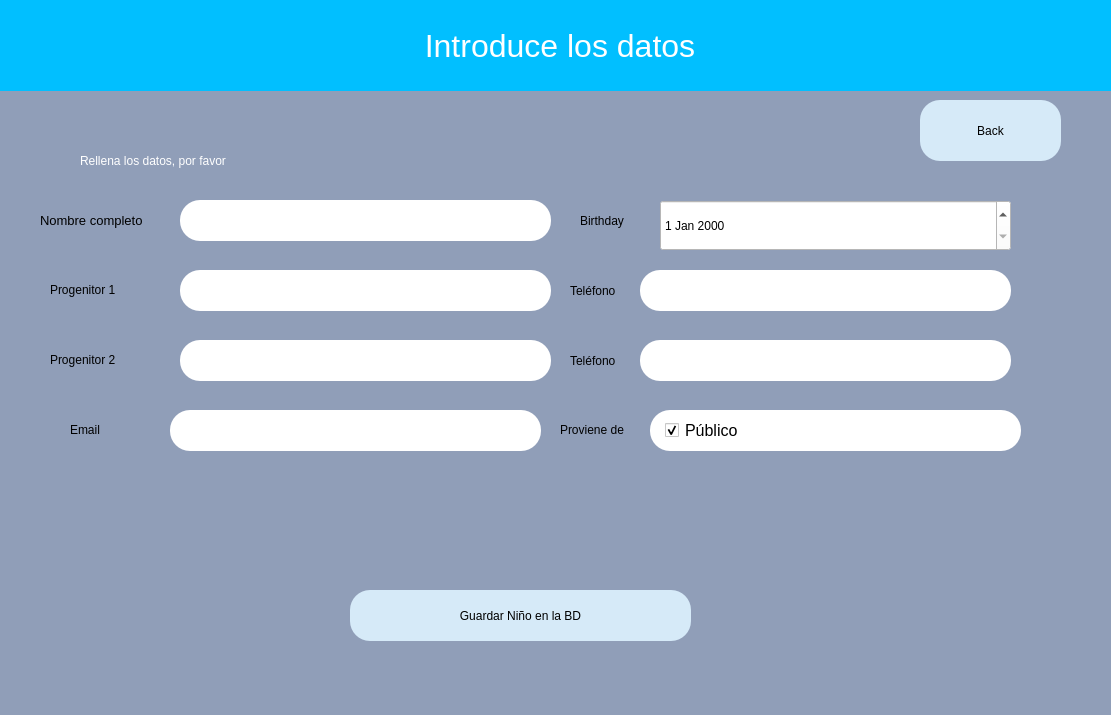
<?xml version="1.0" encoding="UTF-8"?>
<ui version="4.0">
 <class>Dialog</class>
 <widget class="QDialog" name="Dialog">
  <property name="geometry">
   <rect>
    <x>0</x>
    <y>0</y>
    <width>1111</width>
    <height>715</height>
   </rect>
  </property>
  <property name="windowTitle">
   <string>Dialog</string>
  </property>
  <widget class="QWidget" name="bgwidget" native="true">
   <property name="geometry">
    <rect>
     <x>0</x>
     <y>0</y>
     <width>1120</width>
     <height>715</height>
    </rect>
   </property>
   <property name="styleSheet">
    <string notr="true">background-color:rgb(144, 158, 184);</string>
   </property>
   <widget class="QLabel" name="label_2">
    <property name="geometry">
     <rect>
      <x>80</x>
      <y>140</y>
      <width>761</width>
      <height>41</height>
     </rect>
    </property>
    <property name="styleSheet">
     <string notr="true">font: 16pt &quot;MS Shell Dlg 2&quot;;color:rgb(255, 255, 255)</string>
    </property>
    <property name="text">
     <string>Rellena los datos, por favor</string>
    </property>
   </widget>
   <widget class="QPushButton" name="savekid">
    <property name="geometry">
     <rect>
      <x>350</x>
      <y>590</y>
      <width>341</width>
      <height>51</height>
     </rect>
    </property>
    <property name="styleSheet">
     <string notr="true">border-radius:20px;
background-color: rgb(214, 234, 248);
font: 14pt &quot;MS Shell Dlg 2&quot;;
</string>
    </property>
    <property name="text">
     <string>Guardar Niño en la BD</string>
    </property>
   </widget>
   <widget class="QLineEdit" name="nombrefield">
    <property name="geometry">
     <rect>
      <x>180</x>
      <y>200</y>
      <width>371</width>
      <height>41</height>
     </rect>
    </property>
    <property name="styleSheet">
     <string notr="true">background-color:white;
border-radius: 20px;
font: 12pt &quot;MS Shell Dlg 2&quot;;</string>
    </property>
    <property name="text">
     <string/>
    </property>
   </widget>
   <widget class="QLineEdit" name="progenitor1field">
    <property name="geometry">
     <rect>
      <x>180</x>
      <y>270</y>
      <width>371</width>
      <height>41</height>
     </rect>
    </property>
    <property name="styleSheet">
     <string notr="true">background-color:white;
border-radius: 20px;
font: 12pt &quot;MS Shell Dlg 2&quot;;</string>
    </property>
   </widget>
   <widget class="QLabel" name="label_3">
    <property name="geometry">
     <rect>
      <x>40</x>
      <y>210</y>
      <width>121</width>
      <height>20</height>
     </rect>
    </property>
    <property name="font">
     <font>
      <family>MS Shell Dlg 2</family>
      <pointsize>10</pointsize>
      <weight>50</weight>
      <italic>false</italic>
      <bold>false</bold>
     </font>
    </property>
    <property name="styleSheet">
     <string notr="true">font: 10pt &quot;MS Shell Dlg 2&quot;;</string>
    </property>
    <property name="text">
     <string>Nombre completo</string>
    </property>
   </widget>
   <widget class="QLabel" name="label_4">
    <property name="geometry">
     <rect>
      <x>50</x>
      <y>280</y>
      <width>81</width>
      <height>20</height>
     </rect>
    </property>
    <property name="styleSheet">
     <string notr="true">font: 10pt &quot;MS Shell Dlg 2&quot;;</string>
    </property>
    <property name="text">
     <string>Progenitor 1</string>
    </property>
   </widget>
   <widget class="QLabel" name="error">
    <property name="geometry">
     <rect>
      <x>550</x>
      <y>456</y>
      <width>231</width>
      <height>20</height>
     </rect>
    </property>
    <property name="styleSheet">
     <string notr="true">font: 12pt &quot;MS Shell Dlg 2&quot;; color:red;</string>
    </property>
    <property name="text">
     <string/>
    </property>
   </widget>
   <widget class="QLabel" name="label_5">
    <property name="geometry">
     <rect>
      <x>70</x>
      <y>420</y>
      <width>51</width>
      <height>20</height>
     </rect>
    </property>
    <property name="styleSheet">
     <string notr="true">font: 10pt &quot;MS Shell Dlg 2&quot;;</string>
    </property>
    <property name="text">
     <string>Email</string>
    </property>
   </widget>
   <widget class="QLineEdit" name="emailfield">
    <property name="geometry">
     <rect>
      <x>170</x>
      <y>410</y>
      <width>371</width>
      <height>41</height>
     </rect>
    </property>
    <property name="styleSheet">
     <string notr="true">background-color:white;
border-radius: 20px;
font: 12pt &quot;MS Shell Dlg 2&quot;;</string>
    </property>
   </widget>
   <widget class="QDateEdit" name="birthdayfield">
    <property name="geometry">
     <rect>
      <x>660</x>
      <y>200</y>
      <width>351</width>
      <height>51</height>
     </rect>
    </property>
    <property name="styleSheet">
     <string notr="true">background-color:white;
font: 12pt &quot;MS Shell Dlg 2&quot;;</string>
    </property>
   </widget>
   <widget class="QLabel" name="label_6">
    <property name="geometry">
     <rect>
      <x>580</x>
      <y>210</y>
      <width>61</width>
      <height>21</height>
     </rect>
    </property>
    <property name="styleSheet">
     <string notr="true">font: 10pt &quot;MS Shell Dlg 2&quot;;</string>
    </property>
    <property name="text">
     <string>Birthday</string>
    </property>
   </widget>
   <widget class="QLabel" name="label_8">
    <property name="geometry">
     <rect>
      <x>560</x>
      <y>420</y>
      <width>81</width>
      <height>20</height>
     </rect>
    </property>
    <property name="styleSheet">
     <string notr="true">font: 10pt &quot;MS Shell Dlg 2&quot;;</string>
    </property>
    <property name="text">
     <string>Proviene de</string>
    </property>
   </widget>
   <widget class="QLabel" name="label_7">
    <property name="geometry">
     <rect>
      <x>50</x>
      <y>350</y>
      <width>81</width>
      <height>20</height>
     </rect>
    </property>
    <property name="styleSheet">
     <string notr="true">font: 10pt &quot;MS Shell Dlg 2&quot;;</string>
    </property>
    <property name="text">
     <string>Progenitor 2</string>
    </property>
   </widget>
   <widget class="QLineEdit" name="progenitor2field">
    <property name="geometry">
     <rect>
      <x>180</x>
      <y>340</y>
      <width>371</width>
      <height>41</height>
     </rect>
    </property>
    <property name="styleSheet">
     <string notr="true">background-color:white;
border-radius: 20px;
font: 12pt &quot;MS Shell Dlg 2&quot;;</string>
    </property>
   </widget>
   <widget class="QLineEdit" name="tfn1field">
    <property name="geometry">
     <rect>
      <x>640</x>
      <y>270</y>
      <width>371</width>
      <height>41</height>
     </rect>
    </property>
    <property name="styleSheet">
     <string notr="true">background-color:white;
border-radius: 20px;
font: 12pt &quot;MS Shell Dlg 2&quot;;</string>
    </property>
   </widget>
   <widget class="QLineEdit" name="tfn2field">
    <property name="geometry">
     <rect>
      <x>640</x>
      <y>340</y>
      <width>371</width>
      <height>41</height>
     </rect>
    </property>
    <property name="styleSheet">
     <string notr="true">background-color:white;
border-radius: 20px;
font: 12pt &quot;MS Shell Dlg 2&quot;;</string>
    </property>
   </widget>
   <widget class="QLabel" name="label_9">
    <property name="geometry">
     <rect>
      <x>570</x>
      <y>280</y>
      <width>61</width>
      <height>21</height>
     </rect>
    </property>
    <property name="styleSheet">
     <string notr="true">font: 10pt &quot;MS Shell Dlg 2&quot;;</string>
    </property>
    <property name="text">
     <string>Teléfono</string>
    </property>
   </widget>
   <widget class="QLabel" name="label_10">
    <property name="geometry">
     <rect>
      <x>570</x>
      <y>350</y>
      <width>61</width>
      <height>21</height>
     </rect>
    </property>
    <property name="styleSheet">
     <string notr="true">font: 10pt &quot;MS Shell Dlg 2&quot;;</string>
    </property>
    <property name="text">
     <string>Teléfono</string>
    </property>
   </widget>
   <widget class="QCheckBox" name="Public">
    <property name="geometry">
     <rect>
      <x>650</x>
      <y>410</y>
      <width>371</width>
      <height>41</height>
     </rect>
    </property>
    <property name="font">
     <font>
      <family>MS Shell Dlg 2</family>
      <pointsize>12</pointsize>
      <weight>50</weight>
      <italic>false</italic>
      <bold>false</bold>
     </font>
    </property>
    <property name="styleSheet">
     <string notr="true">background-color:white;
border-radius: 20px;
font: 12pt &quot;MS Shell Dlg 2&quot;;
padding-left: 15px</string>
    </property>
    <property name="text">
     <string>Público</string>
    </property>
    <property name="checked">
     <bool>true</bool>
    </property>
   </widget>
   <widget class="QPushButton" name="back">
    <property name="geometry">
     <rect>
      <x>920</x>
      <y>100</y>
      <width>141</width>
      <height>61</height>
     </rect>
    </property>
    <property name="styleSheet">
     <string notr="true">border-radius:20px;
background-color: rgb(214, 234, 248);
font: 14pt &quot;MS Shell Dlg 2&quot;;
</string>
    </property>
    <property name="text">
     <string>Back</string>
    </property>
   </widget>
   <widget class="QLabel" name="label_11">
    <property name="geometry">
     <rect>
      <x>0</x>
      <y>0</y>
      <width>1120</width>
      <height>91</height>
     </rect>
    </property>
    <property name="styleSheet">
     <string notr="true">
color:white;
font-size: 32px;
background: #01BFFF;
</string>
    </property>
    <property name="text">
     <string>Introduce los datos</string>
    </property>
    <property name="alignment">
     <set>Qt::AlignCenter</set>
    </property>
   </widget>
  </widget>
 </widget>
 <resources/>
 <connections/>
</ui>
